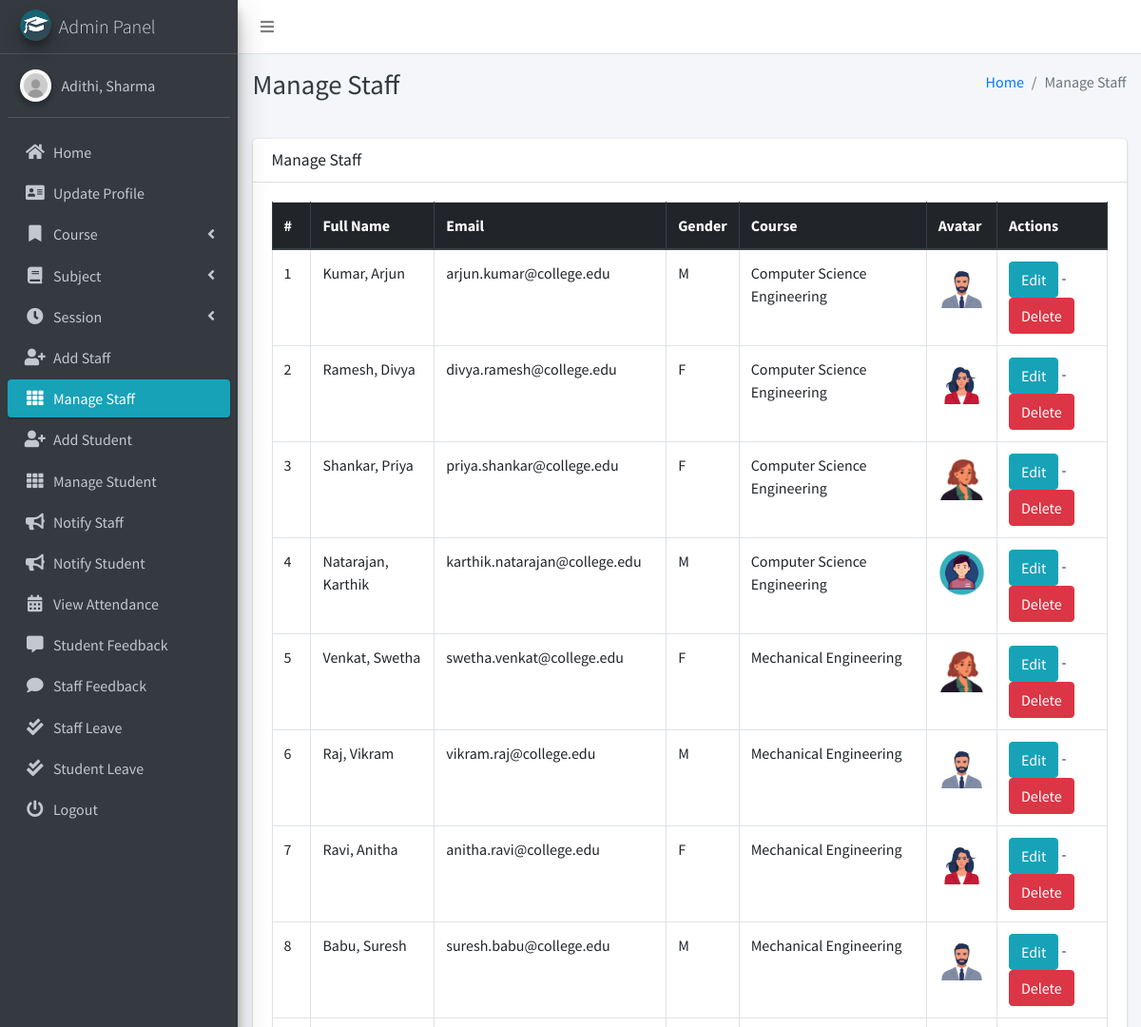
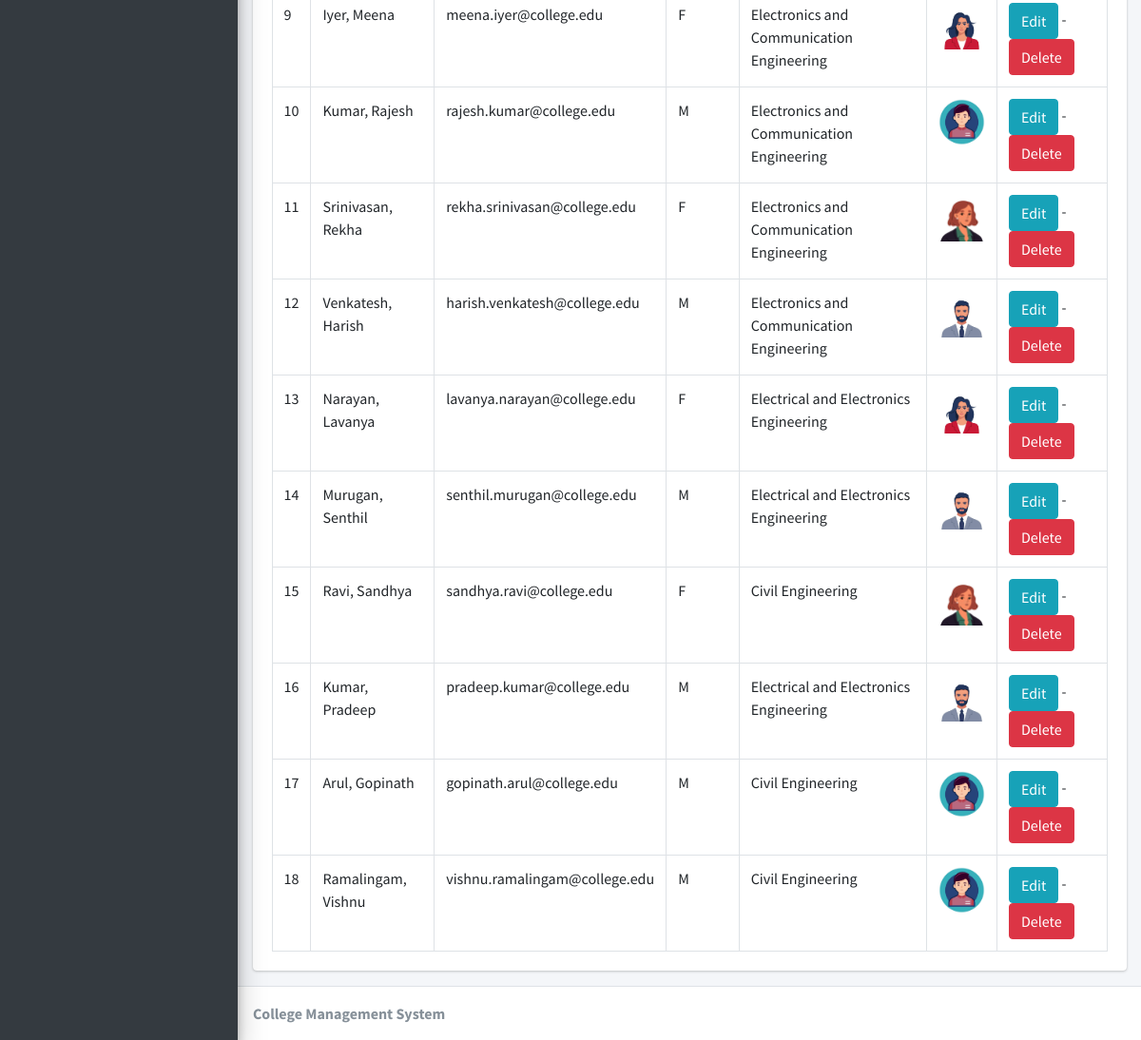
Page /staff/manage/ (signed in) on the committed database (2 pictures, top to bottom).
### main_app/models.py (models this page shows, shortened)
class CustomUser(AbstractUser):
    USER_TYPE = ((1, "HOD"), (2, "Staff"), (3, "Student"))
    GENDER = [("M", "Male"), ("F", "Female")]
    username = None  # Removed username, using email instead
    email = models.EmailField(unique=True)
    user_type = models.CharField(default=1, choices=USER_TYPE, max_length=1)
    gender = models.CharField(max_length=1, choices=GENDER)
    profile_pic = models.ImageField()
    address = models.TextField()
    fcm_token = models.TextField(default="")  # For firebase notifications
    created_at = models.DateTimeField(auto_now_add=True)
    updated_at = models.DateTimeField(auto_now=True)
    USERNAME_FIELD = "email"
    REQUIRED_FIELDS = []
    objects = CustomUserManager()
    def __str__(self):
        return self.last_name + ", " + self.first_name

class Staff(models.Model):
    course = models.ForeignKey(Course, on_delete=models.DO_NOTHING, null=True, blank=False)
    admin = models.OneToOneField(CustomUser, on_delete=models.CASCADE)

class Course(models.Model):
    name = models.CharField(max_length=120)
    created_at = models.DateTimeField(auto_now_add=True)
    updated_at = models.DateTimeField(auto_now=True)

### main_app/hod_views.py (the view)
# urls.py: path("staff/manage/", hod_views.manage_staff, name='manage_staff'),
def manage_staff(request):
    allStaff = CustomUser.objects.filter(user_type=2)
    context = {
        'allStaff': allStaff,
        'page_title': 'Manage Staff'
    }
    return render(request, "hod_template/manage_staff.html", context)

### main_app/templates/hod_template/manage_staff.html
{% extends 'main_app/base.html' %}
{% load static %}
{% block page_title %}{{page_title}}{% endblock page_title %}
{% block content %}
<section class="content">
    <div class="container-fluid">
        <div class="row">
            <div class="col-md-12">
                <div class="card">
                    <div class="card-header">
                        <h3 class="card-title">{{page_title}}</h3>
                    </div>
                    <div class="card-body">
                        <table id="example2" class="table table-bordered table-hover">
                            <thead class="thead-dark">
                                <tr>
                                    <th>#</th>
                                    <th>Full Name</th>
                                    <th>Email</th>
                                    <th>Gender</th>
                                    <th>Course</th>
                                    <th>Avatar</th>
                                    <th>Actions</th>
                                </tr>
                            </thead>
                            <tbody>
                                {% for staff in allStaff %}
                                <tr>
                                    <td>{{ forloop.counter }}</td>
                                    <td>{{staff.last_name}}, {{staff.first_name}}</td>
                                    <td>{{staff.email}}</td>
                                    <td>{{staff.gender}}</td>
                                    <td>{{staff.staff.course.name}}</td>
                                    <td>
                                        {% if staff.profile_pic == ""  %}
                                        No Image
                                        {% else %}
                                        <img class="img img-fluid mb-2" height="56" width="56"
                                            src="{{staff.profile_pic}}" alt="">
                                        {% endif %}
                                    </td>
                                    <td>
                                        <a href="{% url 'edit_staff' staff.staff.id %}" class="btn btn-info">Edit</a> -
                                        <a href="{% url 'delete_staff' staff.staff.id %}" class="btn btn-danger" onclick="return confirm('Are you sure about this ?')">Delete</a>
                                    </td>
                                </tr>
                                {% endfor %}
                            </tbody>
                        </table>
                    </div>
                </div>
            </div>
        </div>
    </div>
</section>
{% endblock content %}

### main_app/templates/main_app/sidebar_template.html (shortened to what this page needs)
{% load static %}
<aside class="main-sidebar sidebar-dark-info elevation-4">
    {% if request.user.user_type == '1' %}
    <a href="{% url 'admin_home' %}" class="brand-link">
        <img src="{% static 'dist/img/cmsl.png' %} " alt="AdminLTE Logo"
            class="brand-image img-circle elevation-3" >
        <span class="brand-text font-weight-light">Admin Panel</span>
    </a>
    <div class="sidebar">
        <div class="user-panel mt-3 pb-3 mb-3 d-flex">
            <div class="image">
                <img src="{{ request.user.profile_pic}}" class="img-circle elevation-2" alt="User Image">
            </div>
            <div class="info">
                <a href="#" class="d-block">{{user}}</a>
            </div>
        </div>
        <nav class="mt-2">
            <ul class="nav nav-pills nav-sidebar flex-column" data-widget="treeview" role="menu" data-accordion="false">
                <li class="nav-item">
                    {% url 'admin_home' as admin_home %}
                    <a href="{{admin_home}}" class="nav-link {% if admin_home == request.path %} active {% endif %}">
                        <i class="nav-icon fas fa-home"></i>
                        <p>
                            Home
                        </p>
                    </a>
                </li>
                <li class="nav-item">
                    {% url 'admin_view_profile' as admin_view_profile %}
                    <a href="{{admin_view_profile}}"
                        class="nav-link {% if admin_view_profile == request.path %} active {% endif %}">
                        <i class="nav-icon fas fa-address-card"></i>
                        <p>
                            Update Profile
                        </p>
                    </a>
                </li>
                <li class="nav-item has-treeview">
                    <a href="#" class="nav-link">
                        <i class="nav-icon fas fa-bookmark"></i>
                        <p>
                            Course
                            <i class="fas fa-angle-left right"></i>
                        </p>
                    </a>
                </li>
                <li class="nav-item has-treeview">
                    <a href="#" class="nav-link">
                        <i class="nav-icon fas fa-book"></i>
                        <p>
                            Subject
                            <i class="fas fa-angle-left right"></i>
                        </p>
                    </a>
                </li>
                <li class="nav-item has-treeview">
                    <a href="#" class="nav-link">
                        <i class="nav-icon fas fa-clock"></i>
                        <p>
                            Session
                            <i class="fas fa-angle-left right"></i>
                        </p>
                    </a>
                </li>
                <li class="nav-item">
                    {% url 'add_staff' as add_staff %}
                    <a href="{{add_staff}}" class="nav-link {% if add_staff == request.path %} active {% endif %}">
                        <i class="nav-icon fas fa-user-plus"></i>
                        <p>
                            Add Staff
                        </p>
                    </a>
                </li>
                <li class="nav-item">
                    {% url 'manage_staff' as manage_staff %}
                    {% url 'edit_staff' staff_id as edit_staff %}
                    <a href="{{manage_staff}}"
                        class="nav-link {% if manage_staff == request.path or request.path == edit_staff %} active {% endif %}">
                        <i class="nav-icon fas fa-th"></i>
                        <p>
                            Manage Staff
                        </p>
                    </a>
                </li>
                <li class="nav-item">
                    {% url 'add_student' as add_student%}
                    <a href="{{add_student}}" class="nav-link  {% if add_student == request.path %} active {% endif %}">
                        <i class="nav-icon fas fa-user-plus"></i>
                        <p>
                            Add Student
                        </p>
                    </a>
                </li>
                <li class="nav-item">
                    {% url 'manage_student' as manage_student %}
                    {% url 'edit_student' student_id as edit_student %}
                    <a href="{{manage_student}}"
                        class="nav-link  {% if edit_student == request.path or manage_student == request.path %} active {% endif %}">
                        <i class="nav-icon fas fa-th"></i>
                        <p>
                            Manage Student
                        </p>
                    </a>
                </li>
                <li class="nav-item">
                    {% url 'admin_notify_staff' as admin_notify_staff %}
                    <a href="{{admin_notify_staff}}"
                        class="nav-link {% if admin_notify_staff == request.path %} active {% endif %}">
                        <i class="nav-icon fas fa-bullhorn"></i>
                        <p>
                            Notify Staff
                        </p>
                    </a>
                </li>
                <li class="nav-item">
                    {% url 'admin_notify_student' as admin_notify_student %}
                    <a href="{{admin_notify_student}}"
                        class="nav-link {% if admin_notify_student == request.path %} active {% endif %}">
                        <i class="nav-icon fas fa-bullhorn"></i>
                        <p>
                            Notify Student
                        </p>
                    </a>
                </li>
                <li class="nav-item">
                    {% url 'admin_view_attendance' as admin_view_attendance %}
                <li class="nav-item">
                    <a href="{{admin_view_attendance}}"
                        class="nav-link  {% if admin_view_attendance == request.path %} active {% endif %}">
                        <i class="nav-icon fas fa-calendar-alt"></i>
                        <p>
                            View Attendance
                        </p>
                    </a>
                </li>
                <li class="nav-item">
                    {% url 'student_feedback_message' as student_feedback_message %}
                    <a href="{{ student_feedback_message }}"
                        class="nav-link  {% if student_feedback_message == request.path %} active {% endif %}">
                        <i class="nav-icon fas fa-comment-alt"></i>
                        <p>
                            Student Feedback
                        </p>
                    </a>
                </li>
                <li class="nav-item">
                    {% url 'staff_feedback_message' as staff_feedback_message %}
                    <a href="{{staff_feedback_message}}"
                        class="nav-link   {% if staff_feedback_message == request.path %} active {% endif %}">
                        <i class="nav-icon fas fa-comment"></i>
                        <p>
                            Staff Feedback
                        </p>
                    </a>
                </li>
                <li class="nav-item">
                    {% url 'view_staff_leave' as view_staff_leave %}
                    <a href="{{view_staff_leave}}"
                        class="nav-link  {% if view_staff_leave == request.path %} active {% endif %}">
                        <i class="nav-icon fas fa-check-double"></i>
                        <p>
                            Staff Leave
                        </p>
                    </a>
                </li>
                <li class="nav-item">
                    {% url 'view_student_leave' as view_student_leave %}
                    <a href="{% url 'view_student_leave' %}"
                        class="nav-link  {% if view_student_leave == request.path %} active {% endif %}">
                        <i class="nav-icon fas fa-check-double"></i>
                        <p>
                            Student Leave
                        </p>
                    </a>
                </li>
                                        {% endif %}
                                        <li class="nav-item">
                                            <a href="{% url 'user_logout' %}"
                                                onclick="return confirm('Your session would be terminated.\n\nProceed?')"
                                                class="nav-link">
                                                <i class="nav-icon fas fa-power-off"></i>
                                                <p>
                                                    Logout
                                                </p>
                                            </a>
                                        </li>
                                    </ul>
                                </nav>
                            </div>
</aside>

### rows in the picture
CustomUser: user.profile_pic (picture), last_name+first_name "Adithi, Sharma"
CustomUser: last_name "Kumar", first_name "Arjun", email "arjun.kumar@college.edu", gender "M", staff.course.name "Computer Science Engineering", profile_pic (picture)
CustomUser: last_name "Ramesh", first_name "Divya", email "divya.ramesh@college.edu", gender "F", staff.course.name "Computer Science Engineering", profile_pic (picture)
CustomUser: last_name "Shankar", first_name "Priya", email "priya.shankar@college.edu", gender "F", staff.course.name "Computer Science Engineering", profile_pic (picture)
CustomUser: last_name "Natarajan", first_name "Karthik", email "karthik.natarajan@college.edu", gender "M", staff.course.name "Computer Science Engineering", profile_pic (picture)
CustomUser: last_name "Venkat", first_name "Swetha", email "swetha.venkat@college.edu", gender "F", staff.course.name "Mechanical Engineering", profile_pic (picture)
CustomUser: last_name "Raj", first_name "Vikram", email "vikram.raj@college.edu", gender "M", staff.course.name "Mechanical Engineering", profile_pic (picture)
CustomUser: last_name "Ravi", first_name "Anitha", email "anitha.ravi@college.edu", gender "F", staff.course.name "Mechanical Engineering", profile_pic (picture)
CustomUser: last_name "Babu", first_name "Suresh", email "suresh.babu@college.edu", gender "M", staff.course.name "Mechanical Engineering", profile_pic (picture)
CustomUser: last_name "Iyer", first_name "Meena", email "meena.iyer@college.edu", gender "F", staff.course.name "Electronics and Communication Engineering", profile_pic (picture)
CustomUser: last_name "Kumar", first_name "Rajesh", email "rajesh.kumar@college.edu", gender "M", staff.course.name "Electronics and Communication Engineering", profile_pic (picture)
CustomUser: last_name "Srinivasan", first_name "Rekha", email "rekha.srinivasan@college.edu", gender "F", staff.course.name "Electronics and Communication Engineering", profile_pic (picture)
CustomUser: last_name "Venkatesh", first_name "Harish", email "harish.venkatesh@college.edu", gender "M", staff.course.name "Electronics and Communication Engineering", profile_pic (picture)
CustomUser: last_name "Narayan", first_name "Lavanya", email "lavanya.narayan@college.edu", gender "F", staff.course.name "Electrical and Electronics Engineering", profile_pic (picture)
CustomUser: last_name "Murugan", first_name "Senthil", email "senthil.murugan@college.edu", gender "M", staff.course.name "Electrical and Electronics Engineering", profile_pic (picture)
CustomUser: last_name "Ravi", first_name "Sandhya", email "sandhya.ravi@college.edu", gender "F", staff.course.name "Civil Engineering", profile_pic (picture)
CustomUser: last_name "Kumar", first_name "Pradeep", email "pradeep.kumar@college.edu", gender "M", staff.course.name "Electrical and Electronics Engineering", profile_pic (picture)
CustomUser: last_name "Arul", first_name "Gopinath", email "gopinath.arul@college.edu", gender "M", staff.course.name "Civil Engineering", profile_pic (picture)
CustomUser: last_name "Ramalingam", first_name "Vishnu", email "vishnu.ramalingam@college.edu", gender "M", staff.course.name "Civil Engineering", profile_pic (picture)

### other values in the picture
{{ page_title }} "Manage Staff"
